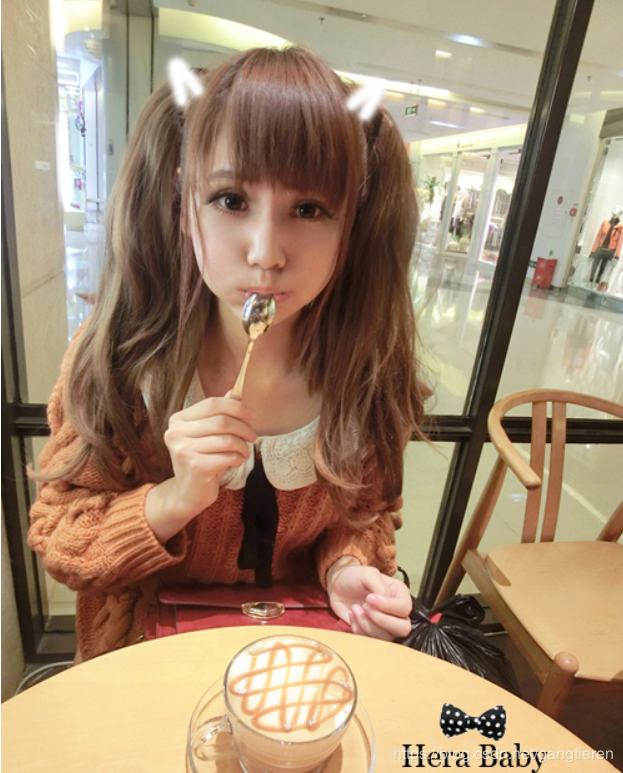
#> input picture src/pic_add/1.png, 623 x 773 px
$ python gs_part.py
#> lines starting #> are read from the running program, lines starting #| are printed output that depends on the picture
#!/usr/bin/env python
# -*- coding: utf-8 -*-
# @Time    : 2020/6/10 下午22:18
# @Author  : ytq
# @FileName: gs_part.py
# @Software: PyCharm


from PIL import Image, ImageFilter


class MyGaussianBlur(ImageFilter.Filter):

    def __init__(self, radius, bounds):
        self.radius = radius
        self.bounds = bounds

    def filter(self, image):
        if self.bounds:
            clips = image.crop(self.bounds).gaussian_blur(self.radius)
            image.paste(clips, self.bounds)
            return image
        else:
            return image.gaussian_blur(self.radius)


class PicDeal:

    def __init__(self, file, new_file):
#> called with file = '1.png', new_file = '11.png'
        self.image = Image.open(file)
#> self.image is the input picture: PIL image 623x773 RGBA; mean R, G, B, A 161, 137, 111.2, 255
        self.new_file = new_file

    def __save_pic(self):
        self.image.save(self.new_file)

    def my_gaussian_blur(self, radius=2, bounds=None):
        '''
        :param radius: 处理的模糊度
        :param bounds: 处理的范围(left, upper, right, lower)，不传则全图
        :return:  None
        '''
        self.image = self.image.filter(MyGaussianBlur(radius, bounds))
        self.__save_pic()

    def pic_rotate(self,angle):
#> called with angle = 1
        self.image = self.image.rotate(angle)
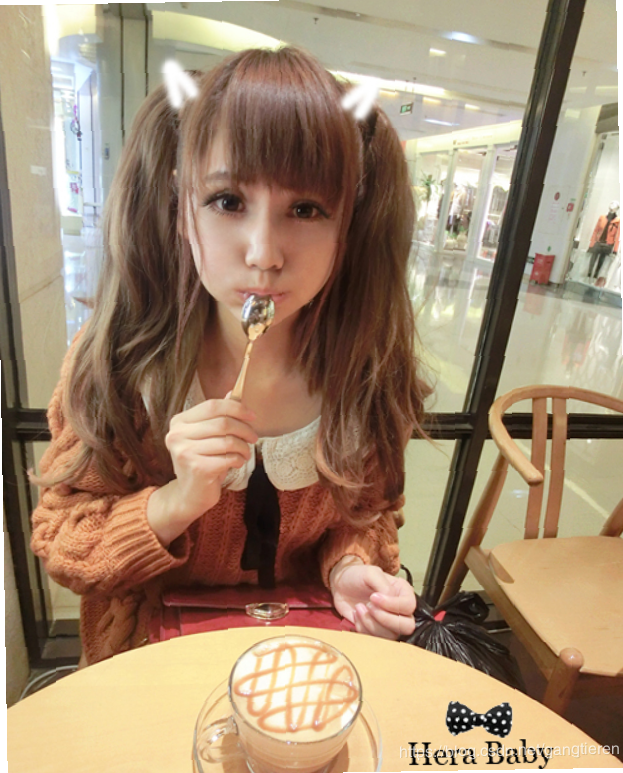
#> self.image: PIL image 623x773 RGBA; mean R, G, B, A 159.5, 135.6, 110.1, 252.8; transparent parts drawn white
        self.__save_pic()

if __name__ == '__main__':
    bounds = (120, 200, 450, 270)
    deal = PicDeal("1.png", "11.png")
    # deal.my_gaussian_blur(radius=15,bounds=bounds)
    deal.pic_rotate(1)
